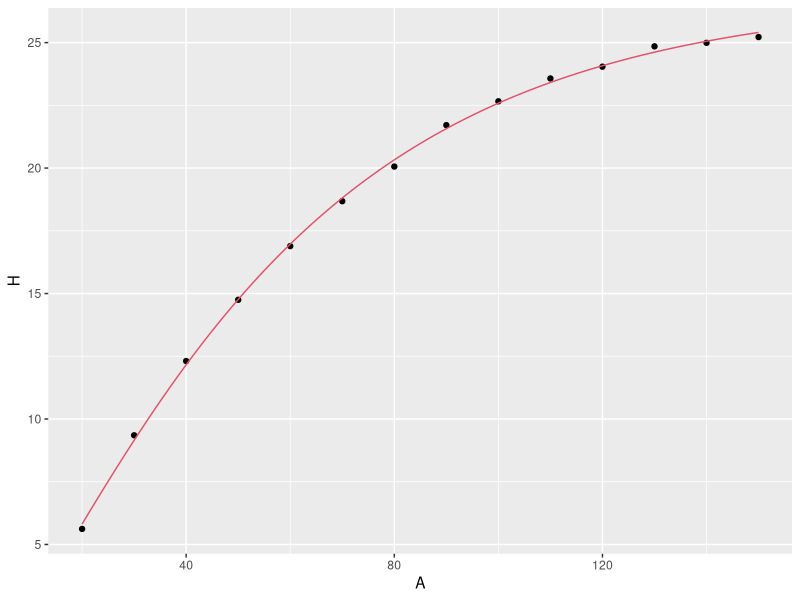
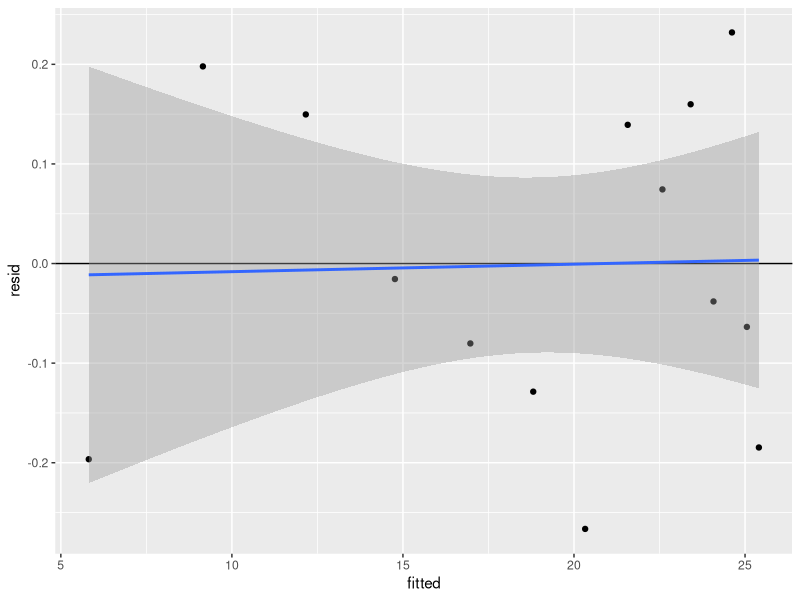

R code for these plots, in order:
## ---- chunk 1
knitr::opts_chunk$set(
  comment = '', fig.width = 8, fig.height = 6, out.width = "80%", fig.pos = "!ht"
)

## ---- chunk 2
# Laadime peatükis kasutatavad paketid
library(dplyr)
library(readxl)
library(ggplot2)
library(broom)
## ---- chunk 3
# Laadime andmed sisse failist ning
# filtreerime välja puud, mille h > 0
andmed <- read_excel("data/naited.xlsx","PH_MA")
## ---- chunk 4
# Määratleme mudeli funktsioon
kasvuMudel <- function(A, c0, c1, c2) {
 c0 * (1 - exp(-c1 * A/100))^c2
}
## ---- chunk 5
# Omista algväärtused parameetritele
alg_param <- list(c0 = 20, c1 = 2, c2 = 1)
## ---- chunk 6
# Sobita mudel andmetele
mudel <- nls(H ~ kasvuMudel(A, c0, c1, c2), data = andmed, start = alg_param)

## ---- chunk 7
# Vaata mudeli kokkuvõtet
summary(mudel)

## ---- chunk 8

ggplot(andmed, aes(x = A, y = H)) +
  geom_point() +
  stat_function(
    fun = function(x)
      predict(mudel, newdata = data.frame(A = x)),
    color = 2
  ) 

## ---- chunk 9

ggplot(data.frame(fitted = fitted(mudel), resid = resid(mudel)),
       aes(x = fitted, y = resid)) +
  geom_point() +
  geom_hline(yintercept = 0) +
  geom_smooth(method = "gam", formula = y ~ s(x))  # Lisab sujuva joone GAM mudeli abil

